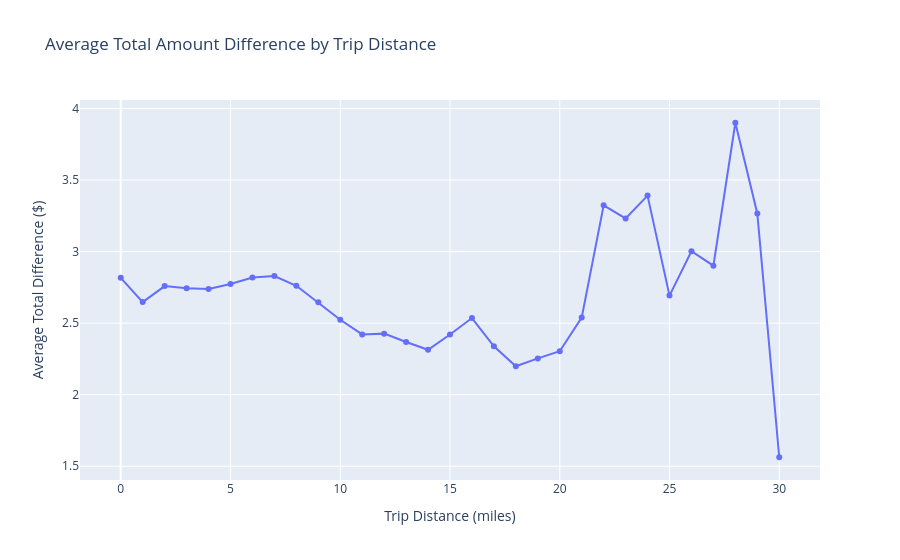

The code cell stored with this chart in its notebook:
### Code cell
fig = px.line(
    distance_analysis_pd,
    x="distance_bin",
    y="avg_total_difference",
    markers=True,
    title=(
        "Average Total Amount Difference "
        "by Trip Distance"
    ),
    labels={
        "distance_bin": "Trip Distance (miles)",
        "avg_total_difference":
            "Average Total Difference ($)",
    },
)

fig.show()

### Figure 1 — Plotly figure (JSON) as saved in the notebook; plotly's stock layout.template omitted (floating-point values rounded to 4 significant figures)
{"data": [{"hovertemplate": "Trip Distance (miles)=%{x}<br>Average Total Difference ($)=%{y}<extra></extra>", "legendgroup": "", "line": {"color": "#636efa", "dash": "solid"}, "marker": {"symbol": "circle"}, "mode": "lines+markers", "name": "", "orientation": "v", "showlegend": false, "type": "scatter", "x": [0, 1, 2, 3, 4, 5, 6, 7, 8, 9, 10, 11, 12, 13, 14, 15, 16, 17, 18, 19, 20, 21, 22, 23, 24, 25, 26, 27, 28, 29, 30], "xaxis": "x", "y": [2.816, 2.647, 2.759, 2.744, 2.739, 2.773, 2.819, 2.829, 2.761, 2.645, 2.524, 2.421, 2.427, 2.368, 2.313, 2.421, 2.535, 2.338, 2.199, 2.253, 2.304, 2.539, 3.323, 3.232, 3.391, 2.692, 3.003, 2.901, 3.9, 3.266, 1.563], "yaxis": "y"}], "layout": {"legend": {"tracegroupgap": 0}, "title": {"text": "Average Total Amount Difference by Trip Distance"}, "xaxis": {"anchor": "y", "domain": [0, 1], "title": {"text": "Trip Distance (miles)"}}, "yaxis": {"anchor": "x", "domain": [0, 1], "title": {"text": "Average Total Difference ($)"}}}}
